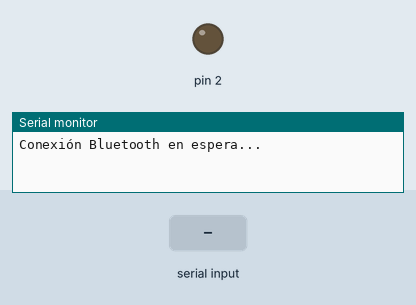
A sketch run on a simulated Arduino Uno, built with avr-gcc and run on an emulated ATmega328P. On the bench: output pins drawn as LEDs (lit = HIGH), the last lines printed to the serial monitor. Inputs (shaded band) come from the test bench.

Above: at 3.2 s.
3.3 s: "1" received over Serial
At 4.1 s:
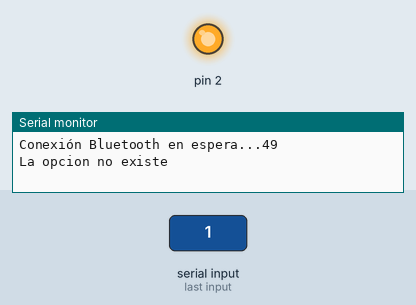
4.8 s: "0" received over Serial
At 7.5 s:
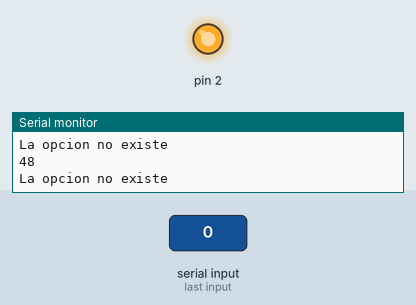
7.8 s: "2" received over Serial
At 13.4 s:
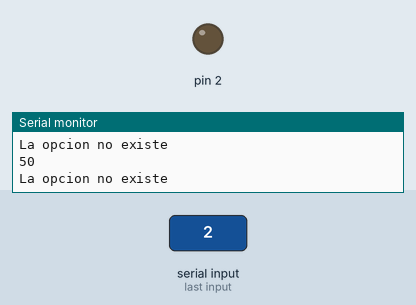
Timing chart, 0 to 14.9 s (numbered marks = the images above; inputs shaded):
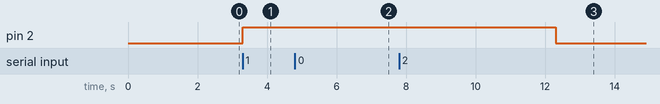

Measured:
- after the input at 3.3 s, pin 2: LOW → HIGH at once
- after the input at 4.8 s, pin 2: stays HIGH (without the input it goes to LOW after 1.5 s)
- after the input at 7.8 s, pin 2: HIGH → LOW after 4.5 s instead of 1.5 s

The sketch:

sketch_jan09a.ino
```cpp
#include <LiquidCrystal_I2C.h>

LiquidCrystal_I2C lcd(0x3F,16,2);
int opc='C';

void setup() {

  Serial.begin(9600);
  Serial.print("Conexión Bluetooth en espera...");
  delay(2000);
  pinMode(2,OUTPUT);
 // lcd.begin (16,2);

}

void loop(){

   if(Serial.available()>0){
    opc = Serial.read();
    Serial.println(opc);

    switch(opc){

      case 'A': Serial.println("Hoy es VIERNES!!!");
                lcd.setCursor(0,1);
                lcd.print("Hoy es VIERNES!!!");
                break;

      case 'B': Serial.println("UTD TI");
                lcd.setCursor(0,1);
                lcd.print("UTD TI");
                break;

      case 'C': Serial.println("Otra Opción");
                lcd.setCursor(0,1);
                lcd.print("Otra Opción");
                break;

      default: Serial.println("La opcion no existe");
               lcd.setCursor(0,1);
               lcd.print("La opcion no existe");
               digitalWrite(2,HIGH);
               delay(3000);
               digitalWrite(2, LOW);
               break;

      }
   }


}
```
